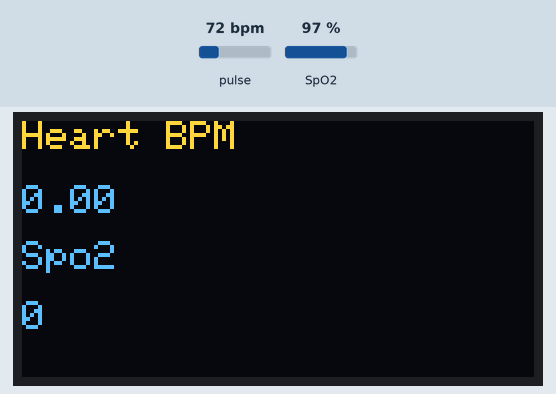
A sketch run on a simulated Arduino Uno, built with avr-gcc and run on an emulated ATmega328P. Shown: 128×64 one-colour display. Inputs (shaded band) come from the test bench; at power-on: pulse 72 bpm, SpO2 97 %. The OLED is the two-colour kind (top 16 rows yellow); the display library's start-up logo is not drawn; what the sketch prints to the serial monitor is not drawn.

Above: at 3.2 s.
3.3 s: pulse set to 42 bpm
At 6.0 s:
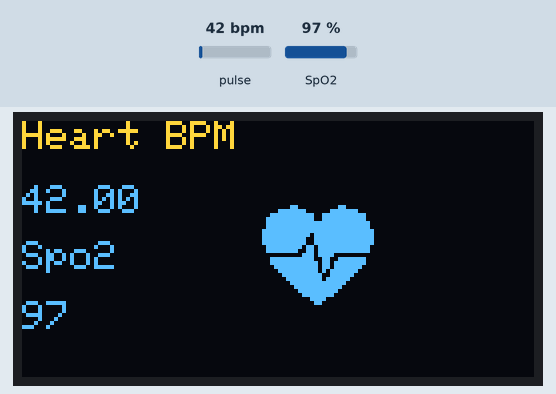
7.2 s: SpO2 set to 80 %
At 8.3 s:
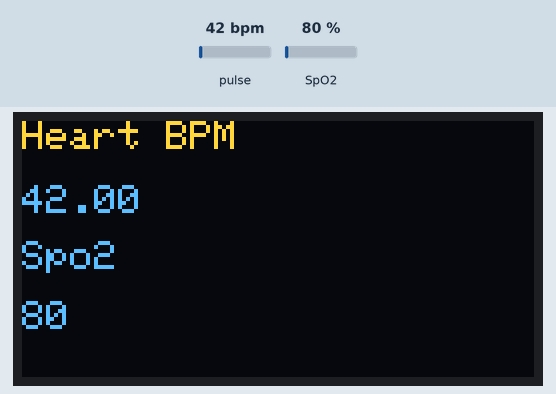
10.1 s: pulse set to 70 bpm
At 12.1 s:
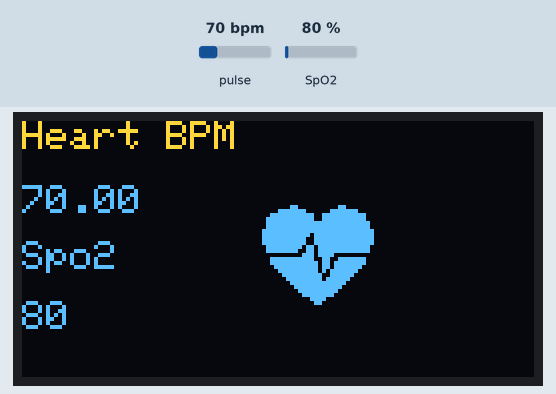
12.4 s: SpO2 set to 85 %
At 14.69 s:
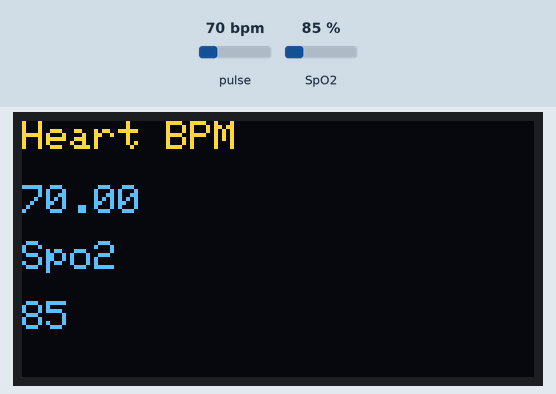
Timing chart, 0 to 14.9 s (numbered marks = the images above; inputs shaded):
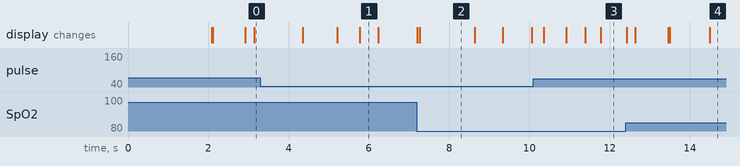

Measured:
- after the input at 7.2 s, the display: first differs from a run without the input after 0.07 s (image 2)
- after the input at 10.1 s, the display: first changes after 0.26 s (image 3 shows a later state)
- after the input at 12.4 s, the display: changes at once (image 4)
- what the display in image 1 shows lasts 0.4 s, from 5.8 s to 6.2 s
- what the display in image 2 shows lasts 1.3 s, from 7.3 s to 8.6 s

The sketch:

bpmAndDisplay.ino
```cpp
//learn2build
//there is no harm in trying something
/*
 * example sketch for OLED and MAX30100 sensor
 */
#include <SPI.h>
#include <Wire.h>
#include <Adafruit_GFX.h>
#include <Adafruit_SSD1306.h>
#include "MAX30100_PulseOximeter.h"

#define SCREEN_WIDTH 128 // OLED display width, in pixels
#define SCREEN_HEIGHT 64 // OLED display height, in pixels

// Declaration for an SSD1306 display connected to I2C (SDA, SCL pins)
#define OLED_RESET     LED_BUILTIN // Reset pin # (or -1 if sharing Arduino reset pin)
Adafruit_SSD1306 display(SCREEN_WIDTH, SCREEN_HEIGHT, &Wire, OLED_RESET);

//pulse sensor

#define REPORTING_PERIOD_MS     1000


const unsigned char bitmap [] PROGMEM=
{
0x00, 0x00, 0x00, 0x00, 0x01, 0x80, 0x18, 0x00, 0x0f, 0xe0, 0x7f, 0x00, 0x3f, 0xf9, 0xff, 0xc0,
0x7f, 0xf9, 0xff, 0xc0, 0x7f, 0xff, 0xff, 0xe0, 0x7f, 0xff, 0xff, 0xe0, 0xff, 0xff, 0xff, 0xf0,
0xff, 0xf7, 0xff, 0xf0, 0xff, 0xe7, 0xff, 0xf0, 0xff, 0xe7, 0xff, 0xf0, 0x7f, 0xdb, 0xff, 0xe0,
0x7f, 0x9b, 0xff, 0xe0, 0x00, 0x3b, 0xc0, 0x00, 0x3f, 0xf9, 0x9f, 0xc0, 0x3f, 0xfd, 0xbf, 0xc0,
0x1f, 0xfd, 0xbf, 0x80, 0x0f, 0xfd, 0x7f, 0x00, 0x07, 0xfe, 0x7e, 0x00, 0x03, 0xfe, 0xfc, 0x00,
0x01, 0xff, 0xf8, 0x00, 0x00, 0xff, 0xf0, 0x00, 0x00, 0x7f, 0xe0, 0x00, 0x00, 0x3f, 0xc0, 0x00,
0x00, 0x0f, 0x00, 0x00, 0x00, 0x06, 0x00, 0x00, 0x00, 0x00, 0x00, 0x00, 0x00, 0x00, 0x00, 0x00
};


PulseOximeter pox;

uint32_t tsLastReport = 0;
// Callback (registered below) fired when a pulse is detected
void onBeatDetected()
{
    Serial.println("Beat!");
    // Display bitmap
  display.drawBitmap(60, 20,  bitmap, 28, 28, WHITE);
  display.display();
}


void setup() {
  // put your setup code here, to run once:
  Serial.begin(115200);
// SSD1306_SWITCHCAPVCC = generate display voltage from 3.3V internally
  if(!display.begin(SSD1306_SWITCHCAPVCC, 0x3C)) { // Address 0x3D for 128x64
    Serial.println(F("SSD1306 allocation failed"));
    for(;;); // Don't proceed, loop forever
  }

  // Show initial display buffer contents on the screen --
  // the library initializes this with an Adafruit splash screen.
  display.display();
  delay(2000); // Pause for 2 seconds

  // Clear the buffer
  display.clearDisplay();

   Serial.print("Initializing pulse oximeter..");

    // Initialize the PulseOximeter instance
    // Failures are generally due to an improper I2C wiring, missing power supply
    // or wrong target chip
    if (!pox.begin()) {
        Serial.println("FAILED");
        for(;;);
    } else {
        Serial.println("SUCCESS");}

    // Register a callback for the beat detection
    pox.setOnBeatDetectedCallback(onBeatDetected);


}

void loop() {
  // put your main code here, to run repeatedly:
  // Make sure to call update as fast as possible
    pox.update();

    // Asynchronously dump heart rate and oxidation levels to the serial
    // For both, a value of 0 means "invalid"
    if (millis() - tsLastReport > REPORTING_PERIOD_MS) {
        Serial.print("Heart BPM:");
        Serial.print(pox.getHeartRate());
        Serial.print("-----");
        Serial.print("Oxygen Percent:");
        Serial.print(pox.getSpO2());
        Serial.println("\n");
        display.clearDisplay();
        display.setTextSize(1);
        display.setTextColor(1);
        display.setCursor(0,16);
        display.println(pox.getHeartRate());

        display.setTextSize(1);
        display.setTextColor(1);
        display.setCursor(0, 0);
        display.println("Heart BPM");

        display.setTextSize(1);
        display.setTextColor(1);
        display.setCursor(0, 30);
        display.println("Spo2");

        display.setTextSize(1);
        display.setTextColor(1);
        display.setCursor(0,45);
        display.println(pox.getSpO2());
        display.display();

        tsLastReport = millis();
    }

}
```
